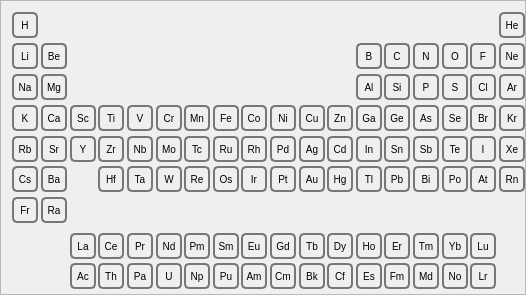
<?xml version="1.0" encoding="UTF-8"?>
<ui version="4.0">
 <class>PeriodicTable</class>
 <widget class="QFrame" name="PeriodicTable">
  <property name="geometry">
   <rect>
    <x>0</x>
    <y>0</y>
    <width>526</width>
    <height>295</height>
   </rect>
  </property>
  <property name="sizePolicy">
   <sizepolicy hsizetype="Preferred" vsizetype="Preferred">
    <horstretch>0</horstretch>
    <verstretch>0</verstretch>
   </sizepolicy>
  </property>
  <property name="minimumSize">
   <size>
    <width>300</width>
    <height>200</height>
   </size>
  </property>
  <property name="windowTitle">
   <string>Periodic Table</string>
  </property>
  <property name="styleSheet">
   <string notr="true">QPushButton {
color: black;
background-color: QLinearGradient( x1: 0, y1: 0, x2: 0, y2: 1, 
          stop: 0 #fff,
          stop: 0.5 #eee, 
          stop: 1 #999);
border-width: 2px;
border-color: #777;
border-style: solid;
border-radius: 5;
padding: 2px;
font-size: 10px;
min-width: 18px;
max-width: 18px;
min-height: 18px;
max-height: 18px;
}

QToolTip {
   border: 2px solid darkkhaki;
   padding: 2px;
   border-radius: 3px;
   opacity: 200;
   font-size: 12px;
}


QPushButton:pressed {
   background-color: QLinearGradient( x1: 0, y1: 0, x2: 0, y2: 1, 
          stop: 0 #999,
          stop: 0.5 #eee, 
          stop: 1 #fff);
}</string>
  </property>
  <property name="frameShape">
   <enum>QFrame::StyledPanel</enum>
  </property>
  <property name="frameShadow">
   <enum>QFrame::Raised</enum>
  </property>
  <layout class="QGridLayout" name="gridLayout">
   <property name="bottomMargin">
    <number>13</number>
   </property>
   <property name="spacing">
    <number>13</number>
   </property>
   <item row="0" column="0">
    <widget class="QPushButton" name="element_1">
     <property name="styleSheet">
      <string notr="true"/>
     </property>
     <property name="text">
      <string>H</string>
     </property>
    </widget>
   </item>
   <item row="0" column="17">
    <widget class="QPushButton" name="element_2">
     <property name="styleSheet">
      <string notr="true"/>
     </property>
     <property name="text">
      <string>He</string>
     </property>
    </widget>
   </item>
   <item row="1" column="0">
    <widget class="QPushButton" name="element_3">
     <property name="styleSheet">
      <string notr="true"/>
     </property>
     <property name="text">
      <string>Li</string>
     </property>
    </widget>
   </item>
   <item row="1" column="1">
    <widget class="QPushButton" name="element_4">
     <property name="styleSheet">
      <string notr="true"/>
     </property>
     <property name="text">
      <string>Be</string>
     </property>
    </widget>
   </item>
   <item row="1" column="12">
    <widget class="QPushButton" name="element_5">
     <property name="styleSheet">
      <string notr="true"/>
     </property>
     <property name="text">
      <string>B</string>
     </property>
    </widget>
   </item>
   <item row="1" column="13">
    <widget class="QPushButton" name="element_6">
     <property name="toolTip">
      <string>Carbon</string>
     </property>
     <property name="styleSheet">
      <string notr="true"/>
     </property>
     <property name="text">
      <string>C</string>
     </property>
    </widget>
   </item>
   <item row="1" column="14">
    <widget class="QPushButton" name="element_7">
     <property name="styleSheet">
      <string notr="true"/>
     </property>
     <property name="text">
      <string>N</string>
     </property>
    </widget>
   </item>
   <item row="1" column="15">
    <widget class="QPushButton" name="element_8">
     <property name="styleSheet">
      <string notr="true"/>
     </property>
     <property name="text">
      <string>O</string>
     </property>
    </widget>
   </item>
   <item row="1" column="16">
    <widget class="QPushButton" name="element_9">
     <property name="styleSheet">
      <string notr="true"/>
     </property>
     <property name="text">
      <string>F</string>
     </property>
    </widget>
   </item>
   <item row="1" column="17">
    <widget class="QPushButton" name="element_10">
     <property name="styleSheet">
      <string notr="true"/>
     </property>
     <property name="text">
      <string>Ne</string>
     </property>
    </widget>
   </item>
   <item row="2" column="0">
    <widget class="QPushButton" name="element_11">
     <property name="styleSheet">
      <string notr="true"/>
     </property>
     <property name="text">
      <string>Na</string>
     </property>
    </widget>
   </item>
   <item row="2" column="1">
    <widget class="QPushButton" name="element_12">
     <property name="styleSheet">
      <string notr="true"/>
     </property>
     <property name="text">
      <string>Mg</string>
     </property>
    </widget>
   </item>
   <item row="2" column="12">
    <widget class="QPushButton" name="element_13">
     <property name="styleSheet">
      <string notr="true"/>
     </property>
     <property name="text">
      <string>Al</string>
     </property>
    </widget>
   </item>
   <item row="2" column="13">
    <widget class="QPushButton" name="element_14">
     <property name="styleSheet">
      <string notr="true"/>
     </property>
     <property name="text">
      <string>Si</string>
     </property>
    </widget>
   </item>
   <item row="2" column="14">
    <widget class="QPushButton" name="element_15">
     <property name="styleSheet">
      <string notr="true"/>
     </property>
     <property name="text">
      <string>P</string>
     </property>
    </widget>
   </item>
   <item row="2" column="15">
    <widget class="QPushButton" name="element_16">
     <property name="styleSheet">
      <string notr="true"/>
     </property>
     <property name="text">
      <string>S</string>
     </property>
    </widget>
   </item>
   <item row="2" column="16">
    <widget class="QPushButton" name="element_17">
     <property name="styleSheet">
      <string notr="true"/>
     </property>
     <property name="text">
      <string>Cl</string>
     </property>
    </widget>
   </item>
   <item row="2" column="17">
    <widget class="QPushButton" name="element_18">
     <property name="styleSheet">
      <string notr="true"/>
     </property>
     <property name="text">
      <string>Ar</string>
     </property>
    </widget>
   </item>
   <item row="3" column="0">
    <widget class="QPushButton" name="element_19">
     <property name="styleSheet">
      <string notr="true"/>
     </property>
     <property name="text">
      <string>K</string>
     </property>
    </widget>
   </item>
   <item row="3" column="1">
    <widget class="QPushButton" name="element_20">
     <property name="styleSheet">
      <string notr="true"/>
     </property>
     <property name="text">
      <string>Ca</string>
     </property>
    </widget>
   </item>
   <item row="3" column="3">
    <widget class="QPushButton" name="element_22">
     <property name="styleSheet">
      <string notr="true"/>
     </property>
     <property name="text">
      <string>Ti</string>
     </property>
    </widget>
   </item>
   <item row="3" column="4">
    <widget class="QPushButton" name="element_23">
     <property name="styleSheet">
      <string notr="true"/>
     </property>
     <property name="text">
      <string>V</string>
     </property>
    </widget>
   </item>
   <item row="3" column="5">
    <widget class="QPushButton" name="element_24">
     <property name="styleSheet">
      <string notr="true"/>
     </property>
     <property name="text">
      <string>Cr</string>
     </property>
    </widget>
   </item>
   <item row="3" column="6">
    <widget class="QPushButton" name="element_25">
     <property name="styleSheet">
      <string notr="true"/>
     </property>
     <property name="text">
      <string>Mn</string>
     </property>
    </widget>
   </item>
   <item row="3" column="7">
    <widget class="QPushButton" name="element_26">
     <property name="styleSheet">
      <string notr="true"/>
     </property>
     <property name="text">
      <string>Fe</string>
     </property>
    </widget>
   </item>
   <item row="3" column="8">
    <widget class="QPushButton" name="element_27">
     <property name="styleSheet">
      <string notr="true"/>
     </property>
     <property name="text">
      <string>Co</string>
     </property>
    </widget>
   </item>
   <item row="3" column="9">
    <widget class="QPushButton" name="element_28">
     <property name="styleSheet">
      <string notr="true"/>
     </property>
     <property name="text">
      <string>Ni</string>
     </property>
    </widget>
   </item>
   <item row="3" column="10">
    <widget class="QPushButton" name="element_29">
     <property name="styleSheet">
      <string notr="true"/>
     </property>
     <property name="text">
      <string>Cu</string>
     </property>
    </widget>
   </item>
   <item row="3" column="11">
    <widget class="QPushButton" name="element_30">
     <property name="styleSheet">
      <string notr="true"/>
     </property>
     <property name="text">
      <string>Zn</string>
     </property>
    </widget>
   </item>
   <item row="3" column="12">
    <widget class="QPushButton" name="element_31">
     <property name="styleSheet">
      <string notr="true"/>
     </property>
     <property name="text">
      <string>Ga</string>
     </property>
    </widget>
   </item>
   <item row="3" column="13">
    <widget class="QPushButton" name="element_32">
     <property name="styleSheet">
      <string notr="true"/>
     </property>
     <property name="text">
      <string>Ge</string>
     </property>
    </widget>
   </item>
   <item row="3" column="14">
    <widget class="QPushButton" name="element_33">
     <property name="styleSheet">
      <string notr="true"/>
     </property>
     <property name="text">
      <string>As</string>
     </property>
    </widget>
   </item>
   <item row="3" column="15">
    <widget class="QPushButton" name="element_34">
     <property name="styleSheet">
      <string notr="true"/>
     </property>
     <property name="text">
      <string>Se</string>
     </property>
    </widget>
   </item>
   <item row="3" column="16">
    <widget class="QPushButton" name="element_35">
     <property name="styleSheet">
      <string notr="true"/>
     </property>
     <property name="text">
      <string>Br</string>
     </property>
    </widget>
   </item>
   <item row="3" column="17">
    <widget class="QPushButton" name="element_36">
     <property name="styleSheet">
      <string notr="true"/>
     </property>
     <property name="text">
      <string>Kr</string>
     </property>
    </widget>
   </item>
   <item row="4" column="0">
    <widget class="QPushButton" name="element_37">
     <property name="styleSheet">
      <string notr="true"/>
     </property>
     <property name="text">
      <string>Rb</string>
     </property>
    </widget>
   </item>
   <item row="4" column="1">
    <widget class="QPushButton" name="element_38">
     <property name="styleSheet">
      <string notr="true"/>
     </property>
     <property name="text">
      <string>Sr</string>
     </property>
    </widget>
   </item>
   <item row="4" column="2">
    <widget class="QPushButton" name="element_39">
     <property name="styleSheet">
      <string notr="true"/>
     </property>
     <property name="text">
      <string>Y</string>
     </property>
    </widget>
   </item>
   <item row="4" column="3">
    <widget class="QPushButton" name="element_40">
     <property name="styleSheet">
      <string notr="true"/>
     </property>
     <property name="text">
      <string>Zr</string>
     </property>
    </widget>
   </item>
   <item row="4" column="4">
    <widget class="QPushButton" name="element_41">
     <property name="styleSheet">
      <string notr="true"/>
     </property>
     <property name="text">
      <string>Nb</string>
     </property>
    </widget>
   </item>
   <item row="4" column="5">
    <widget class="QPushButton" name="element_42">
     <property name="styleSheet">
      <string notr="true"/>
     </property>
     <property name="text">
      <string>Mo</string>
     </property>
    </widget>
   </item>
   <item row="4" column="6">
    <widget class="QPushButton" name="element_43">
     <property name="styleSheet">
      <string notr="true"/>
     </property>
     <property name="text">
      <string>Tc</string>
     </property>
    </widget>
   </item>
   <item row="4" column="7">
    <widget class="QPushButton" name="element_44">
     <property name="styleSheet">
      <string notr="true"/>
     </property>
     <property name="text">
      <string>Ru</string>
     </property>
    </widget>
   </item>
   <item row="4" column="8">
    <widget class="QPushButton" name="element_45">
     <property name="styleSheet">
      <string notr="true"/>
     </property>
     <property name="text">
      <string>Rh</string>
     </property>
    </widget>
   </item>
   <item row="4" column="9">
    <widget class="QPushButton" name="element_46">
     <property name="styleSheet">
      <string notr="true"/>
     </property>
     <property name="text">
      <string>Pd</string>
     </property>
    </widget>
   </item>
   <item row="4" column="10">
    <widget class="QPushButton" name="element_47">
     <property name="styleSheet">
      <string notr="true"/>
     </property>
     <property name="text">
      <string>Ag</string>
     </property>
    </widget>
   </item>
   <item row="4" column="11">
    <widget class="QPushButton" name="element_48">
     <property name="styleSheet">
      <string notr="true"/>
     </property>
     <property name="text">
      <string>Cd</string>
     </property>
    </widget>
   </item>
   <item row="4" column="12">
    <widget class="QPushButton" name="element_49">
     <property name="styleSheet">
      <string notr="true"/>
     </property>
     <property name="text">
      <string>In</string>
     </property>
    </widget>
   </item>
   <item row="4" column="13">
    <widget class="QPushButton" name="element_50">
     <property name="styleSheet">
      <string notr="true"/>
     </property>
     <property name="text">
      <string>Sn</string>
     </property>
    </widget>
   </item>
   <item row="4" column="14">
    <widget class="QPushButton" name="element_51">
     <property name="styleSheet">
      <string notr="true"/>
     </property>
     <property name="text">
      <string>Sb</string>
     </property>
    </widget>
   </item>
   <item row="4" column="15">
    <widget class="QPushButton" name="element_52">
     <property name="styleSheet">
      <string notr="true"/>
     </property>
     <property name="text">
      <string>Te</string>
     </property>
    </widget>
   </item>
   <item row="4" column="16">
    <widget class="QPushButton" name="element_53">
     <property name="styleSheet">
      <string notr="true"/>
     </property>
     <property name="text">
      <string>I</string>
     </property>
    </widget>
   </item>
   <item row="4" column="17">
    <widget class="QPushButton" name="element_54">
     <property name="styleSheet">
      <string notr="true"/>
     </property>
     <property name="text">
      <string>Xe</string>
     </property>
    </widget>
   </item>
   <item row="5" column="0">
    <widget class="QPushButton" name="element_55">
     <property name="styleSheet">
      <string notr="true"/>
     </property>
     <property name="text">
      <string>Cs</string>
     </property>
    </widget>
   </item>
   <item row="5" column="1">
    <widget class="QPushButton" name="element_56">
     <property name="styleSheet">
      <string notr="true"/>
     </property>
     <property name="text">
      <string>Ba</string>
     </property>
    </widget>
   </item>
   <item row="5" column="3">
    <widget class="QPushButton" name="element_72">
     <property name="styleSheet">
      <string notr="true"/>
     </property>
     <property name="text">
      <string>Hf</string>
     </property>
    </widget>
   </item>
   <item row="5" column="4">
    <widget class="QPushButton" name="element_73">
     <property name="styleSheet">
      <string notr="true"/>
     </property>
     <property name="text">
      <string>Ta</string>
     </property>
    </widget>
   </item>
   <item row="5" column="5">
    <widget class="QPushButton" name="element_74">
     <property name="styleSheet">
      <string notr="true"/>
     </property>
     <property name="text">
      <string>W</string>
     </property>
    </widget>
   </item>
   <item row="5" column="6">
    <widget class="QPushButton" name="element_75">
     <property name="styleSheet">
      <string notr="true"/>
     </property>
     <property name="text">
      <string>Re</string>
     </property>
    </widget>
   </item>
   <item row="5" column="7">
    <widget class="QPushButton" name="element_76">
     <property name="styleSheet">
      <string notr="true"/>
     </property>
     <property name="text">
      <string>Os</string>
     </property>
    </widget>
   </item>
   <item row="5" column="8">
    <widget class="QPushButton" name="element_77">
     <property name="styleSheet">
      <string notr="true"/>
     </property>
     <property name="text">
      <string>Ir</string>
     </property>
    </widget>
   </item>
   <item row="5" column="9">
    <widget class="QPushButton" name="element_78">
     <property name="styleSheet">
      <string notr="true"/>
     </property>
     <property name="text">
      <string>Pt</string>
     </property>
    </widget>
   </item>
   <item row="5" column="10">
    <widget class="QPushButton" name="element_79">
     <property name="styleSheet">
      <string notr="true"/>
     </property>
     <property name="text">
      <string>Au</string>
     </property>
    </widget>
   </item>
   <item row="5" column="11">
    <widget class="QPushButton" name="element_80">
     <property name="styleSheet">
      <string notr="true"/>
     </property>
     <property name="text">
      <string>Hg</string>
     </property>
    </widget>
   </item>
   <item row="5" column="12">
    <widget class="QPushButton" name="element_81">
     <property name="styleSheet">
      <string notr="true"/>
     </property>
     <property name="text">
      <string>Tl</string>
     </property>
    </widget>
   </item>
   <item row="5" column="13">
    <widget class="QPushButton" name="element_82">
     <property name="styleSheet">
      <string notr="true"/>
     </property>
     <property name="text">
      <string>Pb</string>
     </property>
    </widget>
   </item>
   <item row="5" column="14">
    <widget class="QPushButton" name="element_83">
     <property name="styleSheet">
      <string notr="true"/>
     </property>
     <property name="text">
      <string>Bi</string>
     </property>
    </widget>
   </item>
   <item row="5" column="15">
    <widget class="QPushButton" name="element_84">
     <property name="styleSheet">
      <string notr="true"/>
     </property>
     <property name="text">
      <string>Po</string>
     </property>
    </widget>
   </item>
   <item row="5" column="16">
    <widget class="QPushButton" name="element_85">
     <property name="styleSheet">
      <string notr="true"/>
     </property>
     <property name="text">
      <string>At</string>
     </property>
    </widget>
   </item>
   <item row="5" column="17">
    <widget class="QPushButton" name="element_86">
     <property name="styleSheet">
      <string notr="true"/>
     </property>
     <property name="text">
      <string>Rn</string>
     </property>
    </widget>
   </item>
   <item row="6" column="0">
    <widget class="QPushButton" name="element_87">
     <property name="styleSheet">
      <string notr="true"/>
     </property>
     <property name="text">
      <string>Fr</string>
     </property>
    </widget>
   </item>
   <item row="6" column="1">
    <widget class="QPushButton" name="element_88">
     <property name="styleSheet">
      <string notr="true"/>
     </property>
     <property name="text">
      <string>Ra</string>
     </property>
    </widget>
   </item>
   <item row="7" column="2">
    <spacer name="verticalSpacer">
     <property name="orientation">
      <enum>Qt::Vertical</enum>
     </property>
     <property name="sizeType">
      <enum>QSizePolicy::Fixed</enum>
     </property>
     <property name="sizeHint" stdset="0">
      <size>
       <width>20</width>
       <height>5</height>
      </size>
     </property>
    </spacer>
   </item>
   <item row="8" column="2">
    <widget class="QPushButton" name="element_57">
     <property name="styleSheet">
      <string notr="true"/>
     </property>
     <property name="text">
      <string>La</string>
     </property>
    </widget>
   </item>
   <item row="8" column="3">
    <widget class="QPushButton" name="element_58">
     <property name="styleSheet">
      <string notr="true"/>
     </property>
     <property name="text">
      <string>Ce</string>
     </property>
    </widget>
   </item>
   <item row="8" column="4">
    <widget class="QPushButton" name="element_59">
     <property name="styleSheet">
      <string notr="true"/>
     </property>
     <property name="text">
      <string>Pr</string>
     </property>
    </widget>
   </item>
   <item row="8" column="5">
    <widget class="QPushButton" name="element_60">
     <property name="styleSheet">
      <string notr="true"/>
     </property>
     <property name="text">
      <string>Nd</string>
     </property>
    </widget>
   </item>
   <item row="8" column="6">
    <widget class="QPushButton" name="element_61">
     <property name="styleSheet">
      <string notr="true"/>
     </property>
     <property name="text">
      <string>Pm</string>
     </property>
    </widget>
   </item>
   <item row="8" column="7">
    <widget class="QPushButton" name="element_62">
     <property name="styleSheet">
      <string notr="true"/>
     </property>
     <property name="text">
      <string>Sm</string>
     </property>
    </widget>
   </item>
   <item row="8" column="8">
    <widget class="QPushButton" name="element_63">
     <property name="styleSheet">
      <string notr="true"/>
     </property>
     <property name="text">
      <string>Eu</string>
     </property>
    </widget>
   </item>
   <item row="8" column="9">
    <widget class="QPushButton" name="element_64">
     <property name="styleSheet">
      <string notr="true"/>
     </property>
     <property name="text">
      <string>Gd</string>
     </property>
    </widget>
   </item>
   <item row="8" column="10">
    <widget class="QPushButton" name="element_65">
     <property name="styleSheet">
      <string notr="true"/>
     </property>
     <property name="text">
      <string>Tb</string>
     </property>
    </widget>
   </item>
   <item row="8" column="11">
    <widget class="QPushButton" name="element_66">
     <property name="styleSheet">
      <string notr="true"/>
     </property>
     <property name="text">
      <string>Dy</string>
     </property>
    </widget>
   </item>
   <item row="8" column="12">
    <widget class="QPushButton" name="element_67">
     <property name="styleSheet">
      <string notr="true"/>
     </property>
     <property name="text">
      <string>Ho</string>
     </property>
    </widget>
   </item>
   <item row="8" column="13">
    <widget class="QPushButton" name="element_68">
     <property name="styleSheet">
      <string notr="true"/>
     </property>
     <property name="text">
      <string>Er</string>
     </property>
    </widget>
   </item>
   <item row="8" column="14">
    <widget class="QPushButton" name="element_69">
     <property name="styleSheet">
      <string notr="true"/>
     </property>
     <property name="text">
      <string>Tm</string>
     </property>
    </widget>
   </item>
   <item row="8" column="15">
    <widget class="QPushButton" name="element_70">
     <property name="styleSheet">
      <string notr="true"/>
     </property>
     <property name="text">
      <string>Yb</string>
     </property>
    </widget>
   </item>
   <item row="8" column="16">
    <widget class="QPushButton" name="element_71">
     <property name="styleSheet">
      <string notr="true"/>
     </property>
     <property name="text">
      <string>Lu</string>
     </property>
    </widget>
   </item>
   <item row="9" column="2">
    <widget class="QPushButton" name="element_89">
     <property name="styleSheet">
      <string notr="true"/>
     </property>
     <property name="text">
      <string>Ac</string>
     </property>
    </widget>
   </item>
   <item row="9" column="3">
    <widget class="QPushButton" name="element_90">
     <property name="styleSheet">
      <string notr="true"/>
     </property>
     <property name="text">
      <string>Th</string>
     </property>
    </widget>
   </item>
   <item row="9" column="4">
    <widget class="QPushButton" name="element_91">
     <property name="styleSheet">
      <string notr="true"/>
     </property>
     <property name="text">
      <string>Pa</string>
     </property>
    </widget>
   </item>
   <item row="9" column="5">
    <widget class="QPushButton" name="element_92">
     <property name="styleSheet">
      <string notr="true"/>
     </property>
     <property name="text">
      <string>U</string>
     </property>
    </widget>
   </item>
   <item row="9" column="6">
    <widget class="QPushButton" name="element_93">
     <property name="styleSheet">
      <string notr="true"/>
     </property>
     <property name="text">
      <string>Np</string>
     </property>
    </widget>
   </item>
   <item row="9" column="7">
    <widget class="QPushButton" name="element_94">
     <property name="styleSheet">
      <string notr="true"/>
     </property>
     <property name="text">
      <string>Pu</string>
     </property>
    </widget>
   </item>
   <item row="9" column="8">
    <widget class="QPushButton" name="element_95">
     <property name="styleSheet">
      <string notr="true"/>
     </property>
     <property name="text">
      <string>Am</string>
     </property>
    </widget>
   </item>
   <item row="9" column="9">
    <widget class="QPushButton" name="element_96">
     <property name="styleSheet">
      <string notr="true"/>
     </property>
     <property name="text">
      <string>Cm</string>
     </property>
    </widget>
   </item>
   <item row="9" column="10">
    <widget class="QPushButton" name="element_97">
     <property name="styleSheet">
      <string notr="true"/>
     </property>
     <property name="text">
      <string>Bk</string>
     </property>
    </widget>
   </item>
   <item row="9" column="11">
    <widget class="QPushButton" name="element_98">
     <property name="styleSheet">
      <string notr="true"/>
     </property>
     <property name="text">
      <string>Cf</string>
     </property>
    </widget>
   </item>
   <item row="9" column="12">
    <widget class="QPushButton" name="element_99">
     <property name="styleSheet">
      <string notr="true"/>
     </property>
     <property name="text">
      <string>Es</string>
     </property>
    </widget>
   </item>
   <item row="9" column="13">
    <widget class="QPushButton" name="element_100">
     <property name="styleSheet">
      <string notr="true"/>
     </property>
     <property name="text">
      <string>Fm</string>
     </property>
    </widget>
   </item>
   <item row="9" column="14">
    <widget class="QPushButton" name="element_101">
     <property name="styleSheet">
      <string notr="true"/>
     </property>
     <property name="text">
      <string>Md</string>
     </property>
    </widget>
   </item>
   <item row="9" column="15">
    <widget class="QPushButton" name="element_102">
     <property name="styleSheet">
      <string notr="true"/>
     </property>
     <property name="text">
      <string>No</string>
     </property>
    </widget>
   </item>
   <item row="9" column="16">
    <widget class="QPushButton" name="element_103">
     <property name="styleSheet">
      <string notr="true"/>
     </property>
     <property name="text">
      <string>Lr</string>
     </property>
    </widget>
   </item>
   <item row="3" column="2">
    <widget class="QPushButton" name="element_21">
     <property name="styleSheet">
      <string notr="true"/>
     </property>
     <property name="text">
      <string>Sc</string>
     </property>
    </widget>
   </item>
  </layout>
 </widget>
 <resources/>
 <connections/>
</ui>
